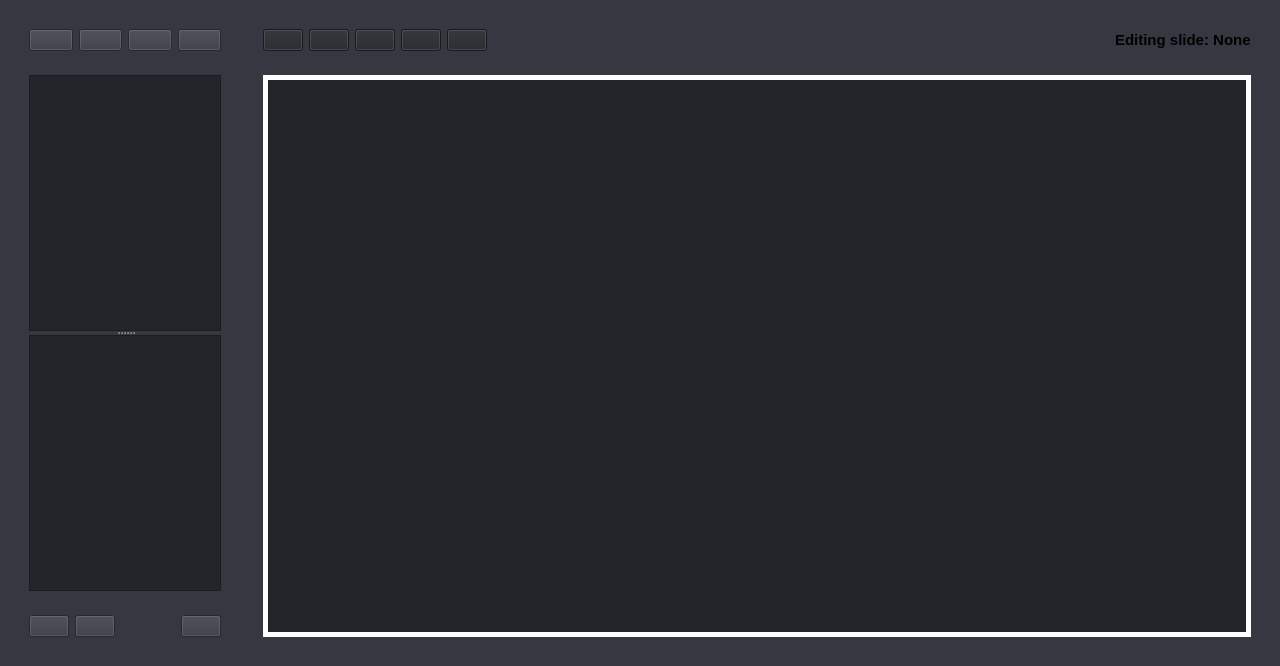
<?xml version="1.0" encoding="UTF-8"?>
<ui version="4.0">
 <class>Editor</class>
 <widget class="QWidget" name="Editor">
  <property name="geometry">
   <rect>
    <x>0</x>
    <y>0</y>
    <width>1280</width>
    <height>666</height>
   </rect>
  </property>
  <property name="windowTitle">
   <string>Holy Presenter Editor</string>
  </property>
  <property name="windowIcon">
   <iconset resource="asset/ui/assets.qrc">
    <normaloff>:/icon/icon.png</normaloff>:/icon/icon.png</iconset>
  </property>
  <property name="styleSheet">
   <string notr="true">background-color: rgb(53, 56, 64);</string>
  </property>
  <layout class="QHBoxLayout" name="horizontalLayout" stretch="2,9">
   <item>
    <widget class="QWidget" name="list" native="true">
     <layout class="QVBoxLayout" name="verticalLayout_2" stretch="1,20,1">
      <item>
       <widget class="QWidget" name="slide_tools" native="true">
        <layout class="QHBoxLayout" name="horizontalLayout_4">
         <item>
          <widget class="QPushButton" name="NewSlide">
           <property name="toolTip">
            <string>New slide</string>
           </property>
           <property name="text">
            <string/>
           </property>
           <property name="icon">
            <iconset resource="asset/ui/assets.qrc">
             <normaloff>:/buttons/new.png</normaloff>:/buttons/new.png</iconset>
           </property>
          </widget>
         </item>
         <item>
          <widget class="QPushButton" name="DeleteSlide">
           <property name="toolTip">
            <string>Delete selected slide</string>
           </property>
           <property name="text">
            <string/>
           </property>
           <property name="icon">
            <iconset resource="asset/ui/assets.qrc">
             <normaloff>:/buttons/delete.png</normaloff>:/buttons/delete.png</iconset>
           </property>
          </widget>
         </item>
         <item>
          <widget class="QPushButton" name="SlideUp">
           <property name="toolTip">
            <string>Move selected slide up</string>
           </property>
           <property name="text">
            <string/>
           </property>
           <property name="icon">
            <iconset resource="asset/ui/assets.qrc">
             <normaloff>:/buttons/up.png</normaloff>:/buttons/up.png</iconset>
           </property>
          </widget>
         </item>
         <item>
          <widget class="QPushButton" name="SlideDown">
           <property name="toolTip">
            <string>Move selected slide down</string>
           </property>
           <property name="text">
            <string/>
           </property>
           <property name="icon">
            <iconset resource="asset/ui/assets.qrc">
             <normaloff>:/buttons/down.png</normaloff>:/buttons/down.png</iconset>
           </property>
          </widget>
         </item>
        </layout>
       </widget>
      </item>
      <item>
       <widget class="QWidget" name="divider" native="true">
        <layout class="QVBoxLayout" name="verticalLayout">
         <item>
          <widget class="QSplitter" name="splitter">
           <property name="orientation">
            <enum>Qt::Orientation::Vertical</enum>
           </property>
           <widget class="QScrollArea" name="SlidesList">
            <property name="styleSheet">
             <string notr="true">background-color: rgb(35, 37, 42)</string>
            </property>
            <property name="widgetResizable">
             <bool>true</bool>
            </property>
            <widget class="QWidget" name="scrollAreaWidgetContents_2">
             <property name="geometry">
              <rect>
               <x>0</x>
               <y>0</y>
               <width>190</width>
               <height>254</height>
              </rect>
             </property>
            </widget>
           </widget>
           <widget class="QScrollArea" name="ElementsList">
            <property name="styleSheet">
             <string notr="true">background-color: rgb(35, 37, 42)</string>
            </property>
            <property name="widgetResizable">
             <bool>true</bool>
            </property>
            <widget class="QWidget" name="scrollAreaWidgetContents_3">
             <property name="geometry">
              <rect>
               <x>0</x>
               <y>0</y>
               <width>190</width>
               <height>253</height>
              </rect>
             </property>
            </widget>
           </widget>
          </widget>
         </item>
        </layout>
       </widget>
      </item>
      <item>
       <widget class="QWidget" name="slide_items_tools" native="true">
        <layout class="QHBoxLayout" name="horizontalLayout_5">
         <item>
          <widget class="QPushButton" name="ElementUp">
           <property name="toolTip">
            <string>Move selected element up</string>
           </property>
           <property name="text">
            <string/>
           </property>
           <property name="icon">
            <iconset resource="asset/ui/assets.qrc">
             <normaloff>:/buttons/up.png</normaloff>:/buttons/up.png</iconset>
           </property>
          </widget>
         </item>
         <item>
          <widget class="QPushButton" name="ElementDown">
           <property name="toolTip">
            <string>Move selected element down</string>
           </property>
           <property name="text">
            <string/>
           </property>
           <property name="icon">
            <iconset resource="asset/ui/assets.qrc">
             <normaloff>:/buttons/down.png</normaloff>:/buttons/down.png</iconset>
           </property>
          </widget>
         </item>
         <item>
          <spacer name="horizontalSpacer_2">
           <property name="orientation">
            <enum>Qt::Orientation::Horizontal</enum>
           </property>
           <property name="sizeHint" stdset="0">
            <size>
             <width>40</width>
             <height>20</height>
            </size>
           </property>
          </spacer>
         </item>
         <item>
          <widget class="QPushButton" name="DeleteElement">
           <property name="toolTip">
            <string>Delete selected element</string>
           </property>
           <property name="text">
            <string/>
           </property>
           <property name="icon">
            <iconset resource="asset/ui/assets.qrc">
             <normaloff>:/buttons/delete.png</normaloff>:/buttons/delete.png</iconset>
           </property>
          </widget>
         </item>
        </layout>
       </widget>
      </item>
     </layout>
    </widget>
   </item>
   <item>
    <widget class="QWidget" name="preview" native="true">
     <layout class="QVBoxLayout" name="verticalLayout_3" stretch="1,18">
      <item>
       <widget class="QWidget" name="slide_options" native="true">
        <layout class="QHBoxLayout" name="horizontalLayout_3">
         <item>
          <widget class="QPushButton" name="NewText">
           <property name="toolTip">
            <string>Add new text element</string>
           </property>
           <property name="styleSheet">
            <string notr="true">background-color: rgb(35, 37, 42)</string>
           </property>
           <property name="text">
            <string/>
           </property>
           <property name="icon">
            <iconset resource="asset/ui/assets.qrc">
             <normaloff>:/buttons/newtext.png</normaloff>:/buttons/newtext.png</iconset>
           </property>
           <property name="iconSize">
            <size>
             <width>20</width>
             <height>20</height>
            </size>
           </property>
          </widget>
         </item>
         <item>
          <widget class="QPushButton" name="RenameText">
           <property name="toolTip">
            <string>Rename selected text element</string>
           </property>
           <property name="styleSheet">
            <string notr="true">background-color: rgb(35, 37, 42)</string>
           </property>
           <property name="text">
            <string/>
           </property>
           <property name="icon">
            <iconset resource="asset/ui/assets.qrc">
             <normaloff>:/buttons/renametext.png</normaloff>:/buttons/renametext.png</iconset>
           </property>
           <property name="iconSize">
            <size>
             <width>20</width>
             <height>20</height>
            </size>
           </property>
          </widget>
         </item>
         <item>
          <widget class="QPushButton" name="Center">
           <property name="toolTip">
            <string>Center selected element</string>
           </property>
           <property name="styleSheet">
            <string notr="true">background-color: rgb(35, 37, 42)</string>
           </property>
           <property name="text">
            <string/>
           </property>
           <property name="icon">
            <iconset resource="asset/ui/assets.qrc">
             <normaloff>:/buttons/center.png</normaloff>:/buttons/center.png</iconset>
           </property>
           <property name="iconSize">
            <size>
             <width>20</width>
             <height>20</height>
            </size>
           </property>
          </widget>
         </item>
         <item>
          <widget class="QPushButton" name="Music">
           <property name="toolTip">
            <string>Change the tag of the chosen slide</string>
           </property>
           <property name="styleSheet">
            <string notr="true">background-color: rgb(35, 37, 42)</string>
           </property>
           <property name="text">
            <string/>
           </property>
           <property name="icon">
            <iconset resource="asset/ui/assets.qrc">
             <normaloff>:/buttons/music.png</normaloff>:/buttons/music.png</iconset>
           </property>
           <property name="iconSize">
            <size>
             <width>20</width>
             <height>20</height>
            </size>
           </property>
          </widget>
         </item>
         <item>
          <widget class="QPushButton" name="Upload">
           <property name="toolTip">
            <string>Upload image</string>
           </property>
           <property name="styleSheet">
            <string notr="true">background-color: rgb(35, 37, 42)</string>
           </property>
           <property name="text">
            <string/>
           </property>
           <property name="icon">
            <iconset resource="asset/ui/assets.qrc">
             <normaloff>:/buttons/upload.png</normaloff>:/buttons/upload.png</iconset>
           </property>
           <property name="iconSize">
            <size>
             <width>20</width>
             <height>20</height>
            </size>
           </property>
          </widget>
         </item>
         <item>
          <spacer name="horizontalSpacer">
           <property name="orientation">
            <enum>Qt::Orientation::Horizontal</enum>
           </property>
           <property name="sizeHint" stdset="0">
            <size>
             <width>40</width>
             <height>20</height>
            </size>
           </property>
          </spacer>
         </item>
         <item>
          <widget class="QLabel" name="editingslide">
           <property name="styleSheet">
            <string notr="true">font-weight: bold; font-size: 15px</string>
           </property>
           <property name="text">
            <string>Editing slide: None</string>
           </property>
          </widget>
         </item>
        </layout>
       </widget>
      </item>
      <item>
       <widget class="QWidget" name="widget_5" native="true">
        <layout class="QHBoxLayout" name="horizontalLayout_2">
         <item>
          <widget class="QFrame" name="preview_slide">
           <property name="styleSheet">
            <string notr="true">background-color: rgb(35, 37, 42);
border: 5px solid white;</string>
           </property>
           <property name="frameShape">
            <enum>QFrame::Shape::StyledPanel</enum>
           </property>
           <property name="frameShadow">
            <enum>QFrame::Shadow::Raised</enum>
           </property>
          </widget>
         </item>
        </layout>
       </widget>
      </item>
     </layout>
    </widget>
   </item>
  </layout>
 </widget>
 <resources>
  <include location="asset/ui/assets.qrc"/>
 </resources>
 <connections/>
</ui>
